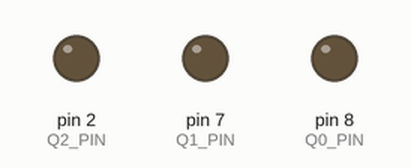
A sketch run on a simulated Arduino Uno, built with avr-gcc and run on an emulated ATmega328P. On the bench: output pins drawn as LEDs (lit = HIGH).

Above: at 1.0 s.
At 2.5 s:
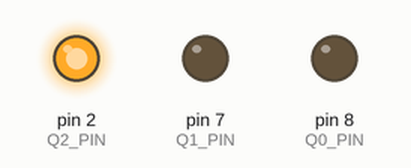
At 3.5 s:
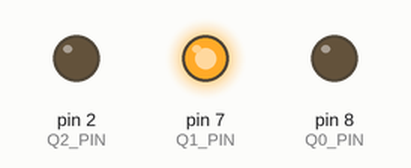
At 4.5 s:
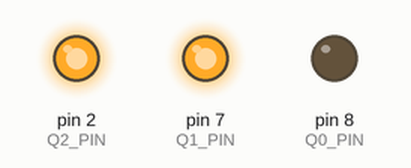
At 6.5 s:
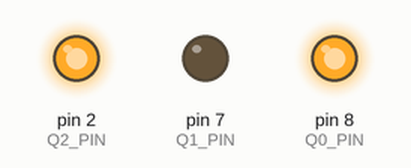
At 8.5 s:
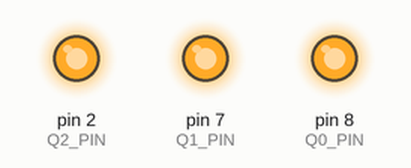
Timing chart, 0 to 10.4 s (numbered marks = the images above):
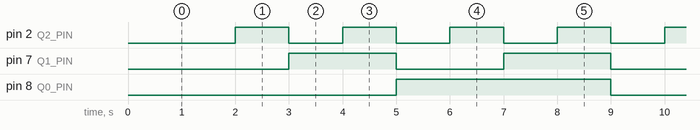

Measured:
- by itself, pin 2 (Q2_PIN): alternates HIGH for 1.0 s and LOW for 1.0 s
- by itself, pin 7 (Q1_PIN): alternates HIGH for 2.0 s and LOW for 2.0 s
- by itself, pin 8 (Q0_PIN): alternates HIGH for 4.0 s and LOW for 4.0 s

The sketch:

copy_of_lesson_1_blinking_led1.ino
```cpp
#define Q0_PIN     8  // Pin connected to output (Q) of first flip-flop (non-standard)
#define Q1_PIN     7  // Pin connected to output (Q) of second flip-flop (non-standard)
#define Q2_PIN     2  // Pin connected to output (Q) of third flip-flop (non-standard)

void setup() {
  // Set digital pins for outputs as outputs
  pinMode(Q0_PIN, OUTPUT);
  pinMode(Q1_PIN, OUTPUT);
  pinMode(Q2_PIN, OUTPUT);
}

void loop() {
  int i = 0;
  while(i<8)
  {
  	delay(1000);
    if(i==0)
    {
     	digitalWrite(Q0_PIN,LOW);
      digitalWrite(Q1_PIN,LOW);
      digitalWrite(Q2_PIN,LOW);
    }
    if(i==1)
    {
      digitalWrite(Q0_PIN,LOW);
      digitalWrite(Q1_PIN,LOW);
      digitalWrite(Q2_PIN,HIGH);
    }
    if(i==2)
    {
      digitalWrite(Q0_PIN,LOW);
      digitalWrite(Q1_PIN,HIGH);
      digitalWrite(Q2_PIN,LOW);
    }
    if(i==3)
    {
      digitalWrite(Q0_PIN,LOW);
      digitalWrite(Q1_PIN,HIGH);
      digitalWrite(Q2_PIN,HIGH);
    }
    if(i==4)
    {
      digitalWrite(Q0_PIN,HIGH);
      digitalWrite(Q1_PIN,LOW);
      digitalWrite(Q2_PIN,LOW);
    }
    if(i==5)
    {
      digitalWrite(Q0_PIN,HIGH);
      digitalWrite(Q1_PIN,LOW);
      digitalWrite(Q2_PIN,HIGH);
    }
    if(i==6)
    {
      digitalWrite(Q0_PIN,HIGH);
      digitalWrite(Q1_PIN,HIGH);
      digitalWrite(Q2_PIN,LOW);
    }
    if(i==7)
    {
      digitalWrite(Q0_PIN,HIGH);
      digitalWrite(Q1_PIN,HIGH);
      digitalWrite(Q2_PIN,HIGH);
    }
    i++;
  }

}
```
